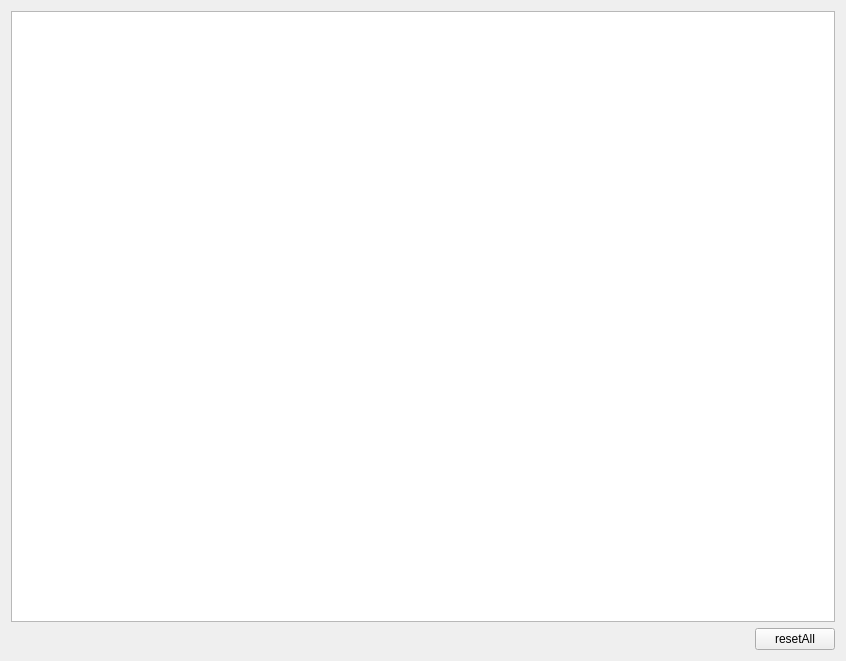
<?xml version="1.0" encoding="UTF-8"?>
<ui version="4.0">
 <class>PixelDivisionShowWidget</class>
 <widget class="QWidget" name="PixelDivisionShowWidget">
  <property name="geometry">
   <rect>
    <x>0</x>
    <y>0</y>
    <width>846</width>
    <height>661</height>
   </rect>
  </property>
  <property name="windowTitle">
   <string notr="true">Form</string>
  </property>
  <layout class="QVBoxLayout" name="verticalLayout">
   <item>
    <widget class="QTableWidget" name="tableWidget"/>
   </item>
   <item>
    <layout class="QHBoxLayout" name="horizontalLayout">
     <item>
      <spacer name="horizontalSpacer">
       <property name="orientation">
        <enum>Qt::Horizontal</enum>
       </property>
       <property name="sizeHint" stdset="0">
        <size>
         <width>40</width>
         <height>20</height>
        </size>
       </property>
      </spacer>
     </item>
     <item>
      <widget class="QPushButton" name="resetAllBtn">
       <property name="text">
        <string notr="true">resetAll</string>
       </property>
      </widget>
     </item>
    </layout>
   </item>
  </layout>
 </widget>
 <resources/>
 <connections/>
</ui>
